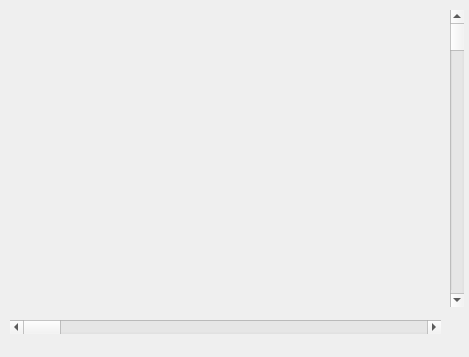
<?xml version="1.0" encoding="UTF-8"?>
<ui version="4.0">
 <class>MainWindowClass</class>
 <widget class="QMainWindow" name="MainWindowClass">
  <property name="geometry">
   <rect>
    <x>0</x>
    <y>0</y>
    <width>469</width>
    <height>357</height>
   </rect>
  </property>
  <property name="windowTitle">
   <string>MainWindow</string>
  </property>
  <widget class="QWidget" name="centralWidget">
   <widget class="QScrollBar" name="horizontalScrollBar">
    <property name="geometry">
     <rect>
      <x>10</x>
      <y>320</y>
      <width>431</width>
      <height>14</height>
     </rect>
    </property>
    <property name="orientation">
     <enum>Qt::Horizontal</enum>
    </property>
   </widget>
   <widget class="QScrollBar" name="verticalScrollBar">
    <property name="geometry">
     <rect>
      <x>450</x>
      <y>10</y>
      <width>14</width>
      <height>297</height>
     </rect>
    </property>
    <property name="orientation">
     <enum>Qt::Vertical</enum>
    </property>
   </widget>
   <widget class="QCustomPlot" name="plot" native="true">
    <property name="geometry">
     <rect>
      <x>10</x>
      <y>10</y>
      <width>431</width>
      <height>297</height>
     </rect>
    </property>
    <property name="sizePolicy">
     <sizepolicy hsizetype="Preferred" vsizetype="MinimumExpanding">
      <horstretch>0</horstretch>
      <verstretch>0</verstretch>
     </sizepolicy>
    </property>
   </widget>
  </widget>
 </widget>
 <layoutdefault spacing="6" margin="11"/>
 <customwidgets>
  <customwidget>
   <class>QCustomPlot</class>
   <extends>QWidget</extends>
   <header>../../qcustomplot.h</header>
   <container>1</container>
  </customwidget>
 </customwidgets>
 <resources>
  <include location="MainWindow.qrc"/>
 </resources>
 <connections/>
</ui>
